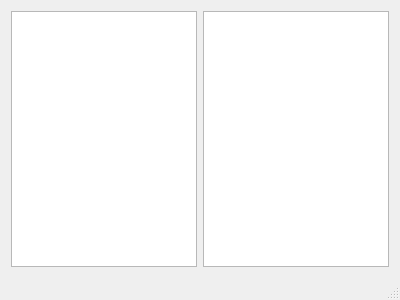
<?xml version="1.0" encoding="UTF-8"?>
<ui version="4.0">
 <class>MainWindow</class>
 <widget class="QMainWindow" name="MainWindow">
  <property name="geometry">
   <rect>
    <x>0</x>
    <y>0</y>
    <width>400</width>
    <height>300</height>
   </rect>
  </property>
  <property name="windowTitle">
   <string>046.QT_SQLRelationalTable</string>
  </property>
  <widget class="QWidget" name="centralWidget">
   <layout class="QHBoxLayout" name="horizontalLayout">
    <item>
     <widget class="QTableView" name="tvHost">
      <property name="selectionMode">
       <enum>QAbstractItemView::SingleSelection</enum>
      </property>
     </widget>
    </item>
    <item>
     <widget class="QTableView" name="tvDevices">
      <property name="selectionMode">
       <enum>QAbstractItemView::SingleSelection</enum>
      </property>
     </widget>
    </item>
   </layout>
  </widget>
  <widget class="QStatusBar" name="statusBar"/>
 </widget>
 <layoutdefault spacing="6" margin="11"/>
 <resources/>
 <connections/>
</ui>
